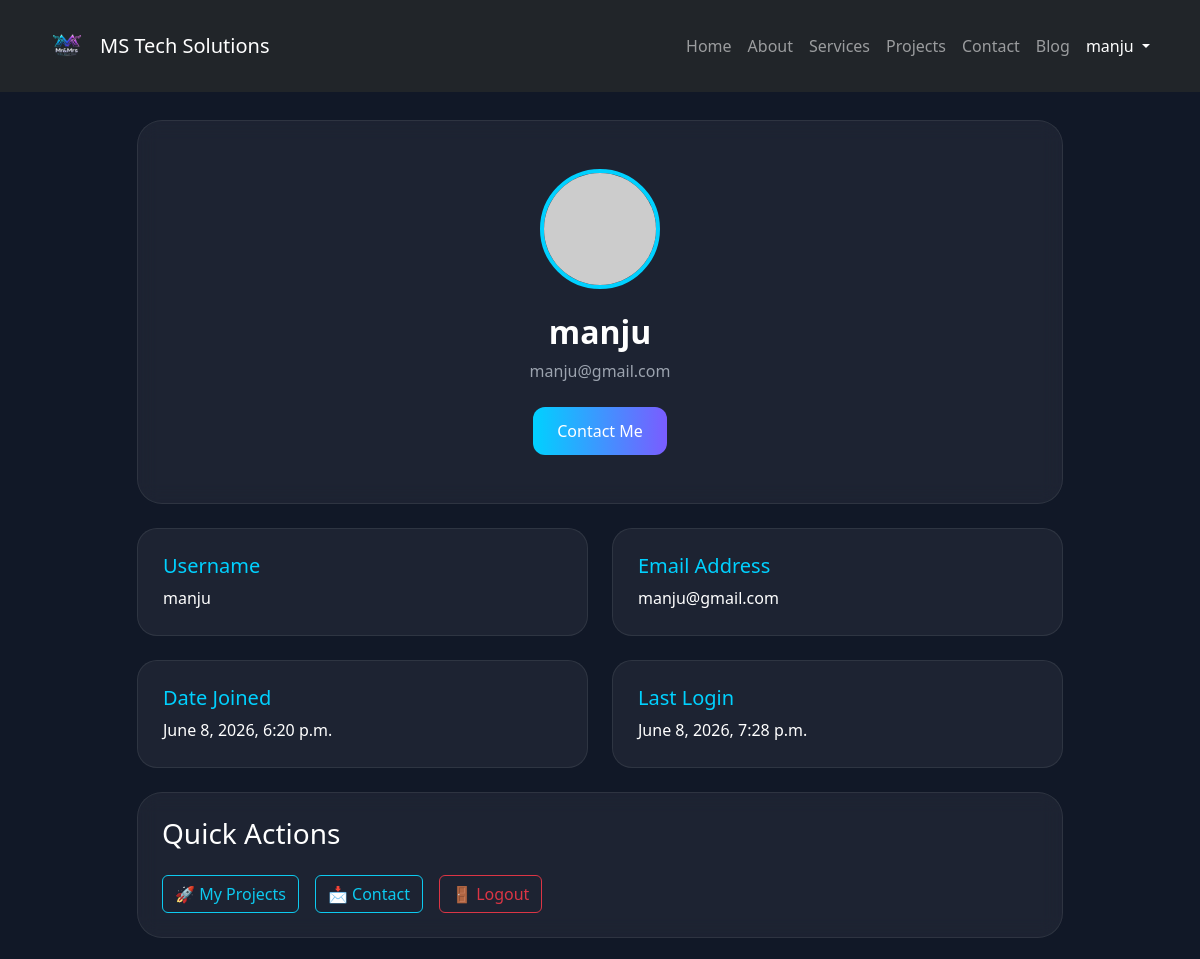
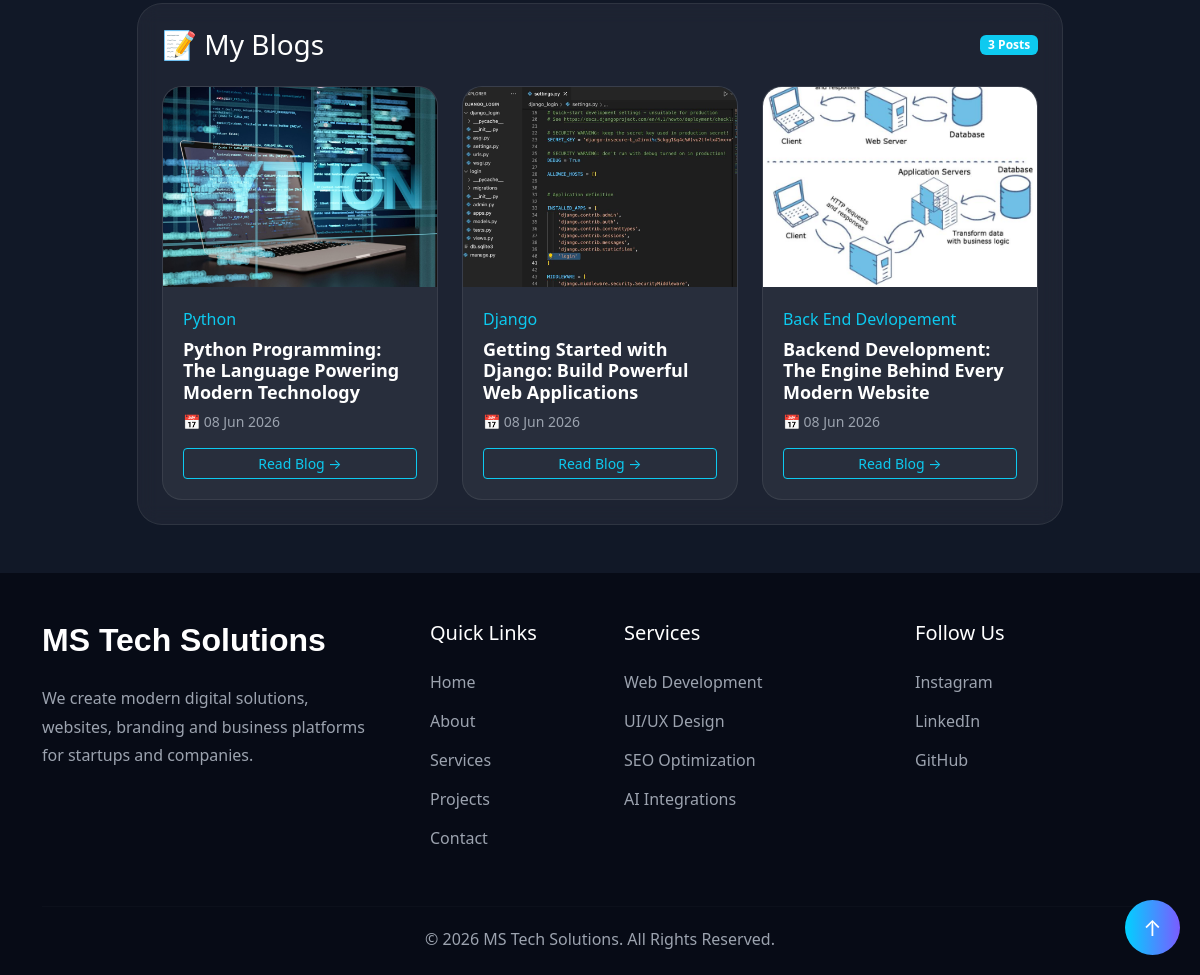
Screenshot of /accounts/user_profile/ (signed in) with the database file from the repository (2 pictures, top to bottom).
### blogproject/models.py (models this page shows, shortened)
class Post(models.Model):
    category = models.ForeignKey(
        Category,
        on_delete=models.CASCADE,
        related_name='posts'
    )
    title = models.CharField(max_length=200)
    slug = models.SlugField(
        unique=True,
        blank=True
    )
    content = models.TextField()
    image = models.ImageField(
        upload_to='posts/'
    )
    author = models.ForeignKey(
        User,
        on_delete=models.CASCADE
    )
    created_at = models.DateTimeField(
        auto_now_add=True
    )

class Category(models.Model):
    name = models.CharField(max_length=100, unique=True)
    slug = models.SlugField(max_length=100, unique=True, blank=True)

### portfolio_app/views.py (the view)
# urls.py: path('accounts/user_profile/',views.user_profile_page,name='profile'),
@login_required
def user_profile_page(request):
    user_posts = Post.objects.filter(
        author=request.user
    ).order_by('-created_at')
    return render(request,'accounts/user_profile.html', {'user_posts': user_posts})

### portfolio_app/templates/accounts/user_profile.html (shortened to what this page needs)
{% extends 'base.html' %}
{% block content %}
<section class="profile-section py-5">
    <div class="container">
        <div class="row justify-content-center">
            <div class="col-lg-10">
                <div class="profile-card p-5 text-center mb-4">
                    <img
                        src="https://ui-avatars.com/api/?name={{ request.user.username }}&background=00D1FF&color=fff&size=256"
                        class="profile-avatar mb-4"
                    >
                    <h1 class="profile-name">
                        {{ request.user.username }}
                    </h1>
                    <p class="profile-email">
                        {{ request.user.email }}
                    </p>
                    <div class="mt-4">
                        <a
                            href="{% url 'contact' %}"
                            class="btn action-btn"
                        >
                            Contact Me
                        </a>
                    </div>
                </div>
                <div class="row g-4">
                    <div class="col-md-6">
                        <div class="info-card">
                            <h5>
                                Username
                            </h5>
                            <p>
                                {{ request.user.username }}
                            </p>
                        </div>
                    </div>
                    <div class="col-md-6">
                        <div class="info-card">
                            <h5>
                                Email Address
                            </h5>
                            <p>
                                {{ request.user.email }}
                            </p>
                        </div>
                    </div>
                    <div class="col-md-6">
                        <div class="info-card">
                            <h5>
                                Date Joined
                            </h5>
                            <p>
                                {{ request.user.date_joined }}
                            </p>
                        </div>
                    </div>
                    <div class="col-md-6">
                        <div class="info-card">
                            <h5>
                                Last Login
                            </h5>
                            <p>
                                {{ request.user.last_login }}
                            </p>
                        </div>
                    </div>
                </div>
                <div class="profile-card p-4 mt-4">
                    <h3 class="text-white mb-4">
                        Quick Actions
                    </h3>
                    <div class="d-flex flex-wrap gap-3">
                        <a
                            href="{% url 'projects' %}"
                            class="btn btn-outline-info"
                        >
                            🚀 My Projects
                        </a>
                        <a
                            href="{% url 'contact' %}"
                            class="btn btn-outline-info"
                        >
                            📩 Contact
                        </a>
                        <a
                            href="{% url 'logout' %}"
                            class="btn btn-outline-danger"
                        >
                            🚪 Logout
                        </a>
                    </div>
                </div>
                <div class="profile-card p-4 mt-4">
                    <div class="d-flex justify-content-between align-items-center mb-4">
                        <h3 class="text-white mb-0">
                            📝 My Blogs
                        </h3>
                        <span class="badge bg-info">
                            {{ user_posts.count }} Posts
                        </span>
                    </div>
                    <div class="row g-4">
                        {% for post in user_posts %}
                        <div class="col-md-6 col-lg-4">
                            <div class="my-post-card">
                                <img
                                src="{{ post.image.url }}"
                                class="my-post-image"
                                alt="{{ post.title }}">
                                <div class="my-post-content">
                                    <span class="text-info">
                                        {{ post.category.name }}
                                    </span>
                                    <h5 class="my-post-title mt-2">
                                        {{ post.title }}
                                    </h5>
                                    <p class="my-post-date">
                                        📅 {{ post.created_at|date:"d M Y" }}
                                    </p>
                                    <a
                                    href="{% url 'post_detail' post.slug %}"
                                    class="btn btn-outline-info btn-sm w-100">
                                        Read Blog →
                                    </a>
                                </div>
                            </div>
                        </div>
                        {% empty %}
                        <div class="col-12">
                            <div class="alert alert-dark text-center">
                                No blog posts created yet.
                            </div>
                        </div>
                        {% endfor %}
                    </div>
                </div>
            </div>
        </div>
    </div>
</section>
{% endblock %}

### portfolio_app/templates/base.html (shortened to what this page needs)
<!DOCTYPE html>
{% load static %}
<html lang="en">
<head>
    <link href="https://cdn.jsdelivr.net/npm/bootstrap@5.3.8/dist/css/bootstrap.min.css" rel="stylesheet">
</head>
<body>
    <button id="topBtn">↑</button>
    {% load static %}
    <br><br><br>
    <nav class="navbar navbar-expand-lg fixed-top navbar-dark bg-dark py-3">
    <div class="container">
        <a class="navbar-brand d-flex align-items-center" href="/">
            <img src="{% static 'images/logo.png' %}"
                 alt="Mr&Mrs Tech Solutions Logo"
                 width="50"
                 height="50"
                 class="me-2 rounded-circle">
            <span class="brand-text">
                MS Tech Solutions
            </span>
        </a>
        <div class="collapse navbar-collapse" id="navbarNav">
            <ul class="navbar-nav ms-auto">
                {% if request.user.is_authenticated %}
                <li class="nav-item">
                    <a class="nav-link " href="{% url 'homepage' %}">Home</a>
                </li>
                <li class="nav-item">
                    <a class="nav-link" href="{% url 'about' %}">About</a>
                </li>
                <li class="nav-item">
                    <a class="nav-link" href="{% url 'services' %}">Services</a>
                </li>
                <li class="nav-item">
                    <a class="nav-link" href="{% url 'projects' %}">Projects</a>
                </li>
                <li class="nav-item">
                    <a class="nav-link" href="{% url 'contact' %}">Contact</a>
                </li>
                <li class="nav-item">
                    <a class="nav-link" href="{% url 'blog_homepage' %}">Blog</a>
                </li>
                <li class="nav-item dropdown">
                    <a
                        class="nav-link dropdown-toggle text-white"
                        href="#"
                        role="button"
                        data-bs-toggle="dropdown"
                    >
                        {{ request.user.username }}
                    </a>
                </li>
                {% endif %}
            </ul>
        </div>
    </div>
    </nav>
    {% block content %}
    {% endblock %}
    <footer class="footer-section pt-5 pb-4">
    <div class="container">
        <div class="row g-5">
            <div class="col-lg-4">
                <h2 class="footer-logo">
                    MS Tech Solutions
                </h2>
                <p class="footer-text mt-4">
                    We create modern digital solutions,
                    websites, branding and business platforms
                    for startups and companies.
                </p>
            </div>
            <div class="col-lg-2">
                <h5 class="footer-heading">
                    Quick Links
                </h5>
                <ul class="footer-links">
                    <li><a href="{% url 'homepage' %}">Home</a></li>
                    <li><a href="{% url 'about' %}">About</a></li>
                    <li><a href="{% url 'services' %}">Services</a></li>
                    <li><a href="{% url 'projects' %}">Projects</a></li>
                    <li><a href="{% url 'contact' %}">Contact</a></li>
                </ul>
            </div>
            <div class="col-lg-3">
                <h5 class="footer-heading">
                    Services
                </h5>
                <ul class="footer-links">
                    <li><a href="#">Web Development</a></li>
                    <li><a href="#">UI/UX Design</a></li>
                    <li><a href="#">SEO Optimization</a></li>
                    <li><a href="#">AI Integrations</a></li>
                </ul>
            </div>
            <div class="col-lg-3">
                <h5 class="footer-heading">
                    Follow Us
                </h5>
                <div class="footer-socials mt-4">
                    <a href="#">Instagram</a>
                    <a href="#">LinkedIn</a>
                    <a href="#">GitHub</a>
                </div>
            </div>
        </div>
        <hr class="footer-line">
        <div class="text-center">
            <p class="copyright-text">
                © 2026 MS Tech Solutions.
                All Rights Reserved.
            </p>
        </div>
    </div>
    </footer>
</body>
</html>

### portfolio_app/templates/base.html (style rules this page uses)
.footer-section { background:#070B16; }
.footer-logo { color:white; font-weight:700; font-size:32px; font-family:'Poppins',sans-serif; }
.footer-text { color:#9CA3AF; line-height:1.8; }
.footer-heading { color:white; margin-bottom:25px; }
.footer-links { list-style:none; padding:0; }
.footer-links li { margin-bottom:15px; }
.footer-links a { color:#9CA3AF; text-decoration:none; transition:0.3s; }
.footer-socials a { display:block; margin-bottom:15px; color:#9CA3AF; text-decoration:none; transition:0.3s; }
.footer-line { border-color:rgba(255,255,255,0.08); margin:40px 0 20px; }
.copyright-text { color:#9CA3AF; margin:0; }
#topBtn { display:none; position:fixed; bottom:20px; right:20px; z-index:999999; width:55px; height:55px; border:none; border-radius:50%; background:linear-gradient( 90deg, #00D1FF, #7A5CFF ); color:white; font-size:22px; cursor:pointer; }
#topBtn { display:block !important; }

### portfolio_app/templates/accounts/user_profile.html (style rules this page uses)
.profile-section { background:#111827; min-height:100vh; }
.profile-card { background:rgba(255,255,255,0.05); border:1px solid rgba(255,255,255,0.08); border-radius:25px; backdrop-filter:blur(10px); }
.profile-avatar { width:120px; height:120px; border-radius:50%; object-fit:cover; border:4px solid #00D1FF; }
.profile-name { color:white; font-size:32px; font-weight:700; }
.profile-email { color:#9CA3AF; }
.info-card { background:rgba(255,255,255,0.05); border:1px solid rgba(255,255,255,0.08); border-radius:20px; padding:25px; height:100%; }
.info-card h5 { color:#00D1FF; }
.info-card p { color:white; margin-bottom:0; }
.action-btn { background:linear-gradient( 90deg, #00D1FF, #7A5CFF ); border:none; color:white; border-radius:12px; padding:12px 24px; }
.my-post-card { background:rgba(255,255,255,0.05); border:1px solid rgba(255,255,255,0.08); border-radius:20px; overflow:hidden; transition:.4s; }
.my-post-image { width:100%; height:180px; object-fit:cover; }
.my-post-content { padding:20px; }
.my-post-title { color:white; font-size:20px; font-weight:600; }
.my-post-date { color:#9CA3AF; font-size:14px; }
.my-post-card { background:rgba(255,255,255,0.05); border:1px solid rgba(255,255,255,0.08); border-radius:20px; overflow:hidden; transition:.4s; height:100%; }
.my-post-image { width:100%; height:200px; object-fit:cover; }
.my-post-title { color:white; font-size:18px; font-weight:600; }

### rows the page displays
Post: image (picture), category.name "Python", title "Python Programming: The Language Powering Modern Technology", created_at "08 Jun 2026"
Post: image (picture), category.name "Django", title "Getting Started with Django: Build Powerful Web Applications", created_at "08 Jun 2026"
Post: image (picture), category.name "Back End Devlopement", title "Backend Development: The Engine Behind Every Modern Website", created_at "08 Jun 2026"

### other values shown
{{ request.user.username }} "manju"
{{ request.user.email }} "manju@gmail.com"
{{ request.user.date_joined }} "June 8, 2026, 6:20 p.m."
{{ request.user.last_login }} "June 8, 2026, 7:28 p.m."
{{ user_posts.count }} "3"
